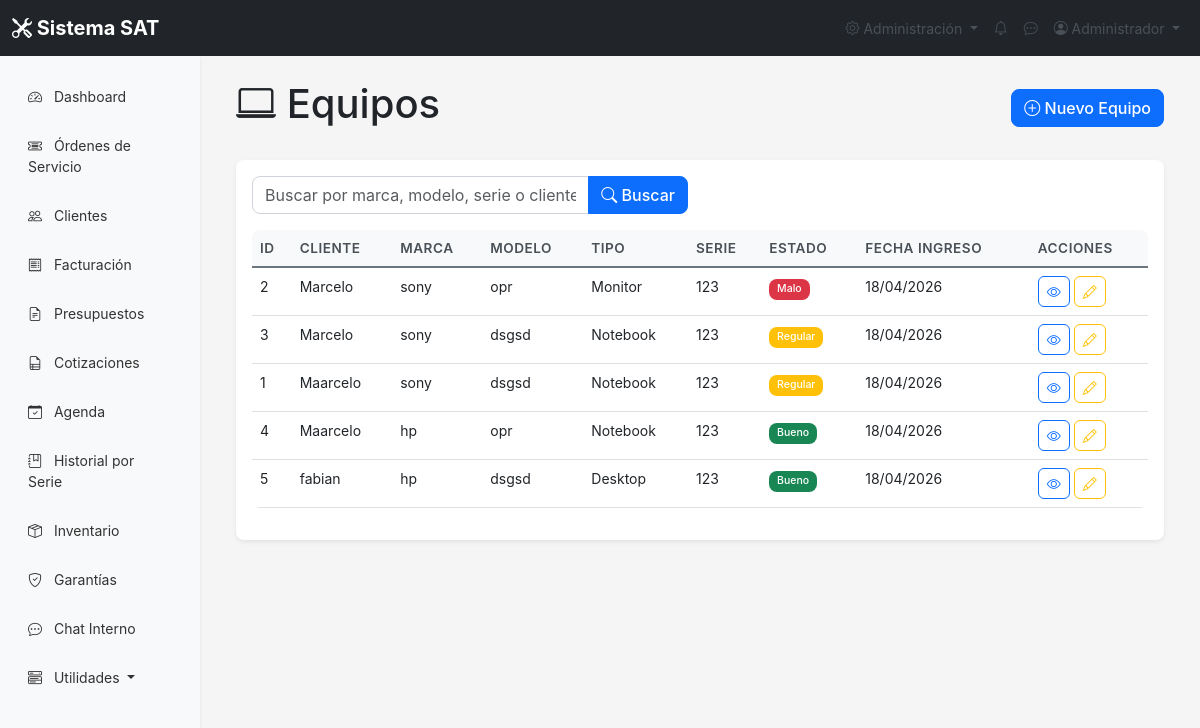
/equipos/listar.php (signed in), run on the app's committed database.
### tables this page shows
CREATE TABLE IF NOT EXISTS `equipos` (
  `id` int NOT NULL AUTO_INCREMENT,
  `cliente_id` int NOT NULL,
  `marca` varchar(50) NOT NULL,
  `modelo` varchar(100) DEFAULT NULL,
  `serie` varchar(100) DEFAULT NULL,
  `tipo_equipo` enum('notebook','desktop','all-in-one','monitor','otro') DEFAULT 'notebook',
  `diagnostico_inicial` text,
  `passwordBIOS` varchar(50) DEFAULT NULL,
  `passwordSO` varchar(50) DEFAULT NULL,
  `accesorios` text,
  `estado_equipo` enum('bueno','regular','malo') DEFAULT 'regular',
  `fecha_ingreso` date DEFAULT NULL,
  `foto_equipo` varchar(255) DEFAULT NULL,
  `estado` enum('activo','retirado','dado_de_baja') DEFAULT 'activo',
  PRIMARY KEY (`id`),
  KEY `cliente_id` (`cliente_id`)
);

CREATE TABLE IF NOT EXISTS `clientes` (
  `id` int NOT NULL AUTO_INCREMENT,
  `nombre` varchar(100) NOT NULL,
  `email` varchar(100) DEFAULT NULL,
  `telefono` varchar(20) NOT NULL,
  `direccion` text,
  `dni` varchar(20) DEFAULT NULL,
  `fecha_registro` timestamp NULL DEFAULT CURRENT_TIMESTAMP,
  `estado` enum('activo','inactivo') DEFAULT 'activo',
  `sucursal_id` int DEFAULT NULL,
  PRIMARY KEY (`id`)
);

### include/funciones.php (called while the page is built, shortened)
<?php
function getAllEquipos($search = '') {
    $conn = getConnection();
    return $conn->query("SELECT e.*, c.nombre as cliente_nombre FROM equipos e JOIN clientes c ON e.cliente_id = c.id WHERE e.estado = 'activo' ORDER BY e.fecha_ingreso DESC");
}
?>

### equipos/listar.php (the view, shortened to what this page needs)
<?php
require_once '../include/funciones.php';
require_once '../include/header.php';
$search = $_GET['search'] ?? '';
$equipos = getAllEquipos($search);
?>
<div class="container-fluid">
    <div class="d-flex justify-content-between align-items-center mb-4">
        <h1><i class="bi bi-laptop"></i> Equipos</h1>
        <a href="agregar.php" class="btn btn-primary">
            <i class="bi bi-plus-circle"></i> Nuevo Equipo
        </a>
    </div>
    <div class="card">
        <div class="card-body">
            <form method="GET" class="mb-3">
                <div class="row">
                    <div class="col-md-6">
                        <div class="input-group">
                            <input type="text" name="search" class="form-control" placeholder="Buscar por marca, modelo, serie o cliente..." value="<?= htmlspecialchars($search) ?>">
                            <button type="submit" class="btn btn-primary">
                                <i class="bi bi-search"></i> Buscar
                            </button>
                        </div>
                    </div>
                </div>
            </form>
            <div class="table-responsive">
                <table class="table table-hover">
                    <thead>
                        <tr>
                            <th>ID</th>
                            <th>Cliente</th>
                            <th>Marca</th>
                            <th>Modelo</th>
                            <th>Tipo</th>
                            <th>Serie</th>
                            <th>Estado</th>
                            <th>Fecha Ingreso</th>
                            <th>Acciones</th>
                        </tr>
                    </thead>
                    <tbody>
                        <?php while ($equipo = $equipos->fetch_assoc()): ?>
                        <tr>
                            <td><?= $equipo['id'] ?></td>
                            <td><?= htmlspecialchars($equipo['cliente_nombre']) ?></td>
                            <td><?= htmlspecialchars($equipo['marca']) ?></td>
                            <td><?= htmlspecialchars($equipo['modelo'] ?? '-') ?></td>
                            <td><?= ucfirst($equipo['tipo_equipo']) ?></td>
                            <td><?= htmlspecialchars($equipo['serie'] ?? '-') ?></td>
                            <td>
                                <span class="badge bg-<?= $equipo['estado_equipo'] === 'bueno' ? 'success' : ($equipo['estado_equipo'] === 'regular' ? 'warning' : 'danger') ?>">
                                    <?= ucfirst($equipo['estado_equipo']) ?>
                                </span>
                            </td>
                            <td><?= date('d/m/Y', strtotime($equipo['fecha_ingreso'])) ?></td>
                            <td>
                                <a href="ver.php?id=<?= $equipo['id'] ?>" class="btn btn-sm btn-outline-primary" title="Ver">
                                    <i class="bi bi-eye"></i>
                                </a>
                                <a href="editar.php?id=<?= $equipo['id'] ?>" class="btn btn-sm btn-outline-warning" title="Editar">
                                    <i class="bi bi-pencil"></i>
                                </a>
                            </td>
                        </tr>
                        <?php endwhile; ?>
                    </tbody>
                </table>
            </div>
        </div>
    </div>
</div>
<?php require_once '../include/footer.php'; ?>

### css/styles.css (style rules this page uses)
:root { --primary: #0d6efd; --secondary: #6c757d; --success: #198754; --danger: #dc3545; --warning: #ffc107; --info: #0dcaf0; --light: #f8f9fa; --dark: #212529; }
body { font-family: -apple-system, BlinkMacSystemFont, 'Segoe UI', Roboto, 'Helvetica Neue', Arial, sans-serif; font-size: 14px; background-color: #f5f5f5; }
.card { border: none; box-shadow: 0 0.125rem 0.25rem rgba(0, 0, 0, 0.075); border-radius: 0.5rem; }
.table th { font-weight: 600; color: #495057; background-color: #f8f9fa; }
.badge { padding: 0.35em 0.65em; font-weight: 500; }
.btn { border-radius: 0.375rem; font-weight: 500; }
.form-control, .form-select { border-radius: 0.375rem; border: 1px solid #ced4da; }
.btn-primary { background-color: var(--primary); border-color: var(--primary); }

### css/improved.css (style rules this page uses)
:root { --sat-primary: #0d6efd; --sat-secondary: #6c757d; --sat-success: #198754; --sat-danger: #dc3545; --sat-warning: #ffc107; --sat-info: #0dcaf0; --sat-light: #f8f9fa; --sat-dark: #212529; --sat-border-radius: 8px; --sat-shadow: 0 0.125rem 0.25rem rgba(0, 0, 0, 0.075); --sat-transition: all 0.3s ease; }
.btn-primary { border-radius: var(--sat-border-radius); transition: var(--sat-transition); }
.form-control, .form-select { border-radius: var(--sat-border-radius); transition: var(--sat-transition); }
.table { border-radius: var(--sat-border-radius); overflow: hidden; }
.table thead th { background: var(--sat-light); border-bottom: 2px solid var(--sat-secondary); font-weight: 600; text-transform: uppercase; font-size: 0.85rem; letter-spacing: 0.5px; }
.badge { padding: 0.5em 0.75em; border-radius: var(--sat-border-radius); font-weight: 500; }

### data on the page
equipos: id "2", cliente.nombre "Marcelo", marca "sony", modelo "opr", tipo_equipo "Monitor", serie "123", estado_equipo "Malo", fecha_ingreso "18/04/2026"
equipos: id "3", cliente.nombre "Marcelo", marca "sony", modelo "dsgsd", tipo_equipo "Notebook", serie "123", estado_equipo "Regular", fecha_ingreso "18/04/2026"
equipos: id "1", cliente.nombre "Maarcelo", marca "sony", modelo "dsgsd", tipo_equipo "Notebook", serie "123", estado_equipo "Regular", fecha_ingreso "18/04/2026"
equipos: id "4", cliente.nombre "Maarcelo", marca "hp", modelo "opr", tipo_equipo "Notebook", serie "123", estado_equipo "Bueno", fecha_ingreso "18/04/2026"
equipos: id "5", cliente.nombre "fabian", marca "hp", modelo "dsgsd", tipo_equipo "Desktop", serie "123", estado_equipo "Bueno", fecha_ingreso "18/04/2026"

### other printed values
$_SESSION['nombre'] "Administrador"
